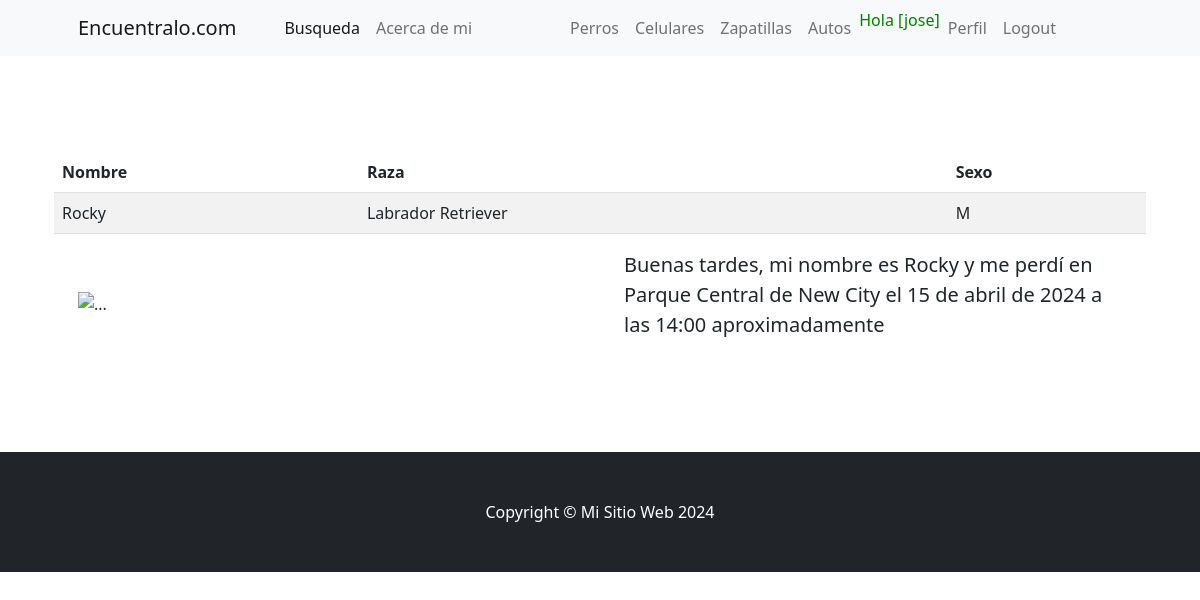
Page /detalles_perro/9/ (signed in) on the committed database.
### aplicacion/models.py (models this page shows)
class Perro(models.Model):
    sexo_opciones = (
        ('M', 'Masculino'),
        ('F', 'Femenino'),
    )
    nombre = models.CharField(max_length=100)
    raza = models.CharField(max_length=100)
    sexo = models.CharField(max_length=1, choices=sexo_opciones)
    fecha_de_desaparicion = models.DateTimeField(help_text="Ingrese la fecha en el formato dd/mm/aaaa hh:mm")
    lugar_de_desaparicion = models.CharField(max_length=100)
    imagen = models.ImageField(null=True, blank= True, upload_to='imagenes_perro/')

### aplicacion/views.py (the view)
# urls.py: path('detalles_perro/<int:id>/', detallesPerro, name='detalles_perro'),
@login_required
def detallesPerro(request, id):
    perro = get_object_or_404(Perro, pk=id)
    contexto={'perro':perro}
    return render(request, 'aplicacion/detalles_perro.html', contexto)

### aplicacion/templates/aplicacion/detalles_perro.html (shortened to what this page needs)
{% extends 'aplicacion/index.html' %}
{% block product_section %}
<section class="py-5">
    <div class="container px-4 px-lg-5 my-5">
        <div class="row gx-4 gx-lg-5 align-items-center">
            <table class="table table-striped">
                <thead>
                    <tr>
                        <th>Nombre</th>
                        <th>Raza</th>
                        <th>Sexo</th>
                    </tr>
                </thead>
                <tbody>
                    <tr>
                        <td>{{ perro.nombre }}</td>
                        <td>{{ perro.raza }}</td>
                        <td>{{ perro.sexo }}</td>
                    </tr>
                </tbody>
            </table>
            <div class="col-md-6"><img class="card-img-top mb-5 mb-md-0" src="media/{{perro.imagen}}" alt="..." /></div>
            <div class="col-md-6">
                <p class="lead">Buenas tardes, mi nombre es {{perro.nombre}} y me perdí en {{perro.lugar_de_desaparicion}} el {{perro.fecha_de_desaparicion}} aproximadamente</p>
            </div>
        </div>
    </div>
</section>
{% endblock product_section %}

### aplicacion/templates/aplicacion/index.html (shortened to what this page needs)
<!DOCTYPE html>
<html lang="en">
    <head>
        {% load static %}
        <link href="https://cdn.jsdelivr.net/npm/bootstrap-icons@1.5.0/font/bootstrap-icons.css" rel="stylesheet" />
        <link href="{% static 'css/styles.css' %}" rel="stylesheet" />
    </head>
    <body>
        <nav class="navbar navbar-expand-lg navbar-light bg-light">
            <div class="container px-4 px-lg-5">
                <a class="navbar-brand" href="{% url 'home' %}">Encuentralo.com</a>
                <div class="collapse navbar-collapse" id="navbarSupportedContent">
                    <ul class="navbar-nav me-auto mb-2 mb-lg-0 ms-lg-4">
                        <li class="nav-item"><a class="nav-link active" aria-current="page" href="{% url 'buscar_perros' %}">Busqueda</a></li>
                        <li class="nav-item"><a class="nav-link" href="{% url 'acerca_de_mi' %}">Acerca de mi</a></li>
                    </ul>
                    {% if user.is_authenticated %}
                    <ul class="navbar-nav me-auto mb-2 mb-lg-0 ms-lg-4">
                        <li class="nav-item"><a class="nav-link" href="{% url 'perros' %}">Perros</a></li>
                        <li class="nav-item"><a class="nav-link" href="{% url 'celulares' %}">Celulares</a></li>
                        <li class="nav-item"><a class="nav-link" href="{% url 'zapatillas' %}">Zapatillas</a></li>
                        <li class="nav-item"><a class="nav-link" href="{% url 'autos' %}">Autos</a></li>
                        <li class="nav-item"><p style="color:green">Hola [{{user.username}}]</p></li>
                        <li class="nav-item"><a class="nav-link" href="{% url 'perfil' %}">Perfil</a></li>
                        <li class="nav-item"><a class="nav-link" href="{% url 'logout' %}">Logout</a></li>
                    </ul>
                    {% else %}
                    <ul class="navbar-nav me-auto mb-2 mb-lg-0 ms-lg-4">
                        <li class="nav-item"><a class="nav-link" href="{% url 'login' %}">Login</a></li>
                        <li class="nav-item"><a class="nav-link" href="{% url 'registrar' %}">Registrar</a></li>
                    </ul>
                    {% endif %}
                </div>
            </div>
        </nav>
        {% block product_section %}{% endblock product_section %}
        <footer class="py-5 bg-dark">
            <div class="container"><p class="m-0 text-center text-white">Copyright &copy; Mi Sitio Web 2024</p></div>
        </footer>
    </body>
</html>

### rows in the picture
Perro: nombre "Rocky", raza "Labrador Retriever", sexo "M", lugar_de_desaparicion "Parque Central de New City", fecha_de_desaparicion "15 de abril de 2024 a las 14:00"

### other values in the picture
{{ user.username }} "jose"
